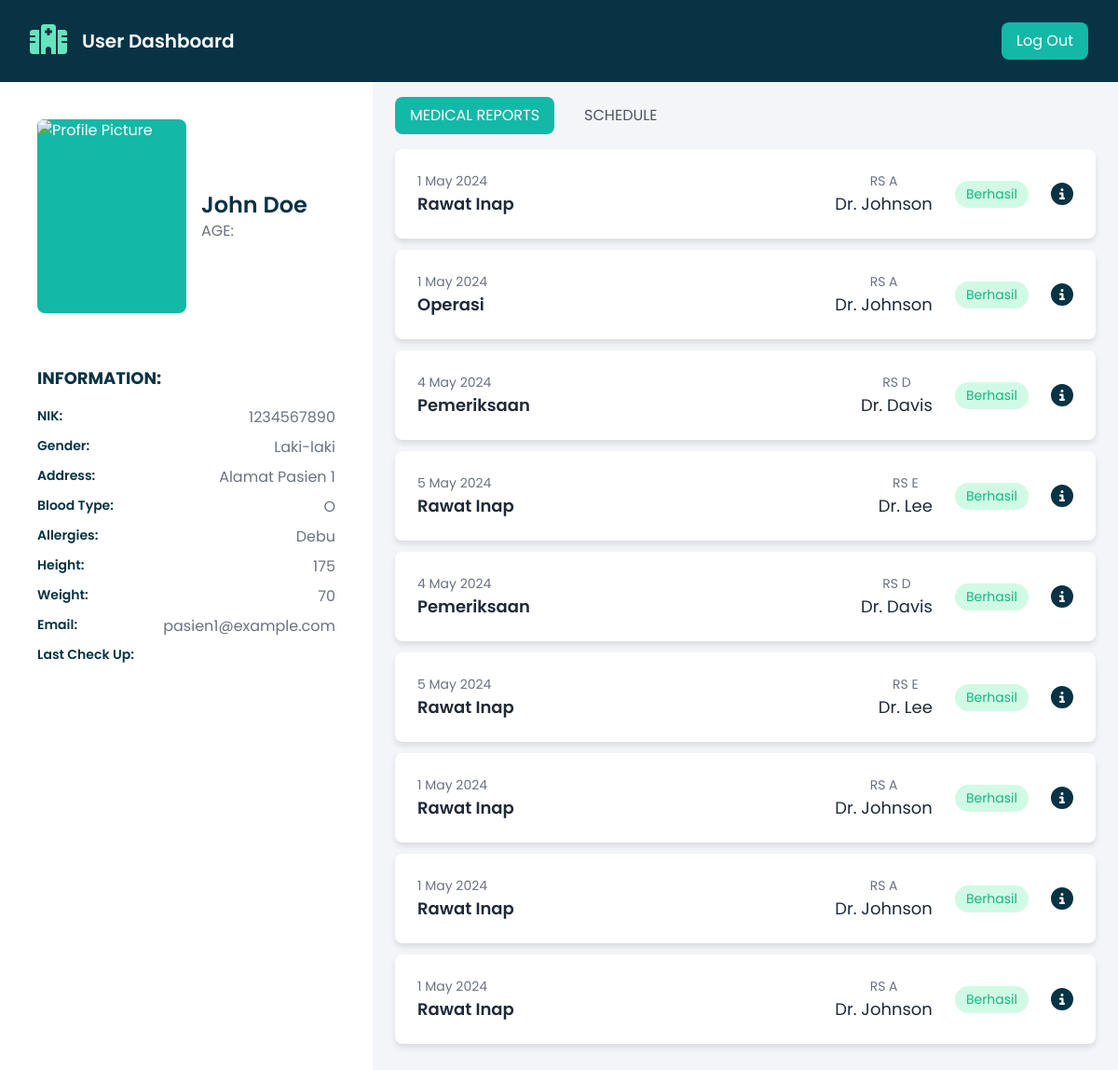
Page /userdashboard.php on the committed database.
### tables this page shows
create table pasien
		(
			id     int,
			NIK varchar(100) primary key,
			password varchar(100) not null,
			email    varchar(100) not null,
			usertype varchar(20)  null,
			nama_pasien varchar(100) not null,
			Tanggal_Lahir DATE,
			alamat    varchar(100) not null,
			tinggi int not null,
			berat_badan int not null,
			golongan_darah varchar(5) not null,
			alergi varchar(100) not null,
			no_telepon_pasien varchar(100) not null,
			jenis_kelamin varchar(100) not null
		);

CREATE TABLE riwayat (
			riwayat_id INT PRIMARY KEY,
			NIK VARCHAR(10),
			rumahsakit_id INT,
			tenagamedis_id INT,
			tanggal_riwayat DATE,
			jenis_layanan VARCHAR(100),
			keterangan_penyakit VARCHAR(255),
			FOREIGN KEY (NIK) REFERENCES pasien(NIK),
			FOREIGN KEY (rumahsakit_id) REFERENCES rumah_sakit(rumahsakit_id),
			FOREIGN KEY (tenagamedis_id) REFERENCES tenaga_medis(tenagamedis_id)
		);

CREATE TABLE Rumah_Sakit (
			rumahsakit_id INT PRIMARY KEY,
			nama_rumahsakit VARCHAR(100),
			alamat VARCHAR(255),
			no_telepon VARCHAR(15),
			kota VARCHAR(100)
		);

create table tenaga_medis
		(
			id     int,
			tenagamedis_id INT primary key,
			rumahsakit_id INT,
			password varchar(100) not null,
			email    varchar(100) not null,
			usertype varchar(20)  null,
			nama_tenagamedis varchar(100) not null,
			spesialisasi    varchar(100) not null,
			jenis_Kelamin varchar(100) not null,
			no_telepon_tenagamedis varchar(100) not null,
			FOREIGN KEY (rumahsakit_id) REFERENCES rumah_sakit(rumahsakit_id)
		);

### userdashboard.php (the view, shortened to what this page needs)
<?php
    include_once 'includes/dbhinc.php';
    $nik = '1234567890';
    $query = $pdo->prepare("SELECT * FROM pasien WHERE NIK = :nik");
    $query->execute(['nik' => $nik]);
    $user = $query->fetch(PDO::FETCH_ASSOC);
    $query = $pdo->prepare("SELECT * FROM riwayat WHERE NIK = :nik");
    $query->execute(['nik' => $nik]);
    $reports = $query->fetchAll(PDO::FETCH_ASSOC);
?>
<!DOCTYPE html>
<html lang="en">
<head>
    <link rel="stylesheet" href="css/userstyle.css" />
    <script src="https://cdn.tailwindcss.com"></script>
    <link
      rel="stylesheet"
      href="https://cdnjs.cloudflare.com/ajax/libs/font-awesome/6.4.0/css/all.min.css"
    />
</head>
<body>
    <header class="bg-cyan-950">
      <nav
        class="mx-auto flex max-w-7xl items-center justify-between p-6 lg:px-8"
        aria-label="Global"
      >
        <div class="flex lg:flex-1">
          <a href="#" class="-m-1.5 p-1.5">
          </a>
          <p class="mx-4 py-1 text-white text-xl font-semibold">
            User Dashboard
          </p>
        </div>
        <div class="hidden lg:flex lg:flex-1 lg:justify-end">
          <button
            class="flex bg-teal-500 text-white px-4 py-2 rounded-lg font-regular"
          >
            Log Out
          </button>
        </div>
      </nav>
    </header>
    <div class="flex">
      <div class="w-1/3 bg-white">
        <div class="flex items-center mb-4 p-10">
          <img
            src=""
            alt="Profile Picture"
            class="bg-teal-500 text-white h-52 w-40 flex items-center justify-center rounded-lg mr-4"
          />
          <div>
            <h2 class="text-2xl font-semibold text-cyan-950"><?php echo htmlspecialchars($user['nama_pasien']); ?></h2>
            <p class="text-gray-500">AGE: <?php echo htmlspecialchars($user['Usia']); ?></p>
          </div>
        </div>
        <div class="px-10">
          <h3 class="text-lg font-bold mb-4 text-cyan-950">INFORMATION:</h3>
          <div class="grid grid-cols-1 gap-2">
            <div class="flex justify-between">
              <span class="font-semibold text-cyan-950 text-sm">NIK:</span>
              <span class="text-gray-500"><?php echo htmlspecialchars($user['NIK']); ?></span>
            </div>
            <div class="flex justify-between">
              <span class="font-semibold text-cyan-950 text-sm">Gender:</span>
              <span class="text-gray-500"><?php echo htmlspecialchars($user['jenis_kelamin']); ?></span>
            </div>
            <div class="flex justify-between">
              <span class="font-semibold text-cyan-950 text-sm">Address:</span>
              <span class="text-gray-500"><?php echo htmlspecialchars($user['alamat']); ?></span>
            </div>
            <div class="flex justify-between">
              <span class="font-semibold text-cyan-950 text-sm">Blood Type:</span>
              <span class="text-gray-500"><?php echo htmlspecialchars($user['golongan_darah']); ?></span>
            </div>
            <div class="flex justify-between">
              <span class="font-semibold text-cyan-950 text-sm">Allergies:</span>
              <span class="text-gray-500"><?php echo htmlspecialchars($user['alergi']); ?></span>
            </div>
            <div class="flex justify-between">
              <span class="font-semibold text-cyan-950 text-sm">Height:</span>
              <span class="text-gray-500"><?php echo htmlspecialchars($user['tinggi']); ?></span>
            </div>
            <div class="flex justify-between">
              <span class="font-semibold text-cyan-950 text-sm">Weight:</span>
              <span class="text-gray-500"><?php echo htmlspecialchars($user['berat_badan']); ?></span>
            </div>
            <div class="flex justify-between">
              <span class="font-semibold text-cyan-950 text-sm">Email:</span>
              <span class="text-gray-500"><?php echo htmlspecialchars($user['email']); ?></span>
            </div>
            <div class="flex justify-between">
              <span class="font-semibold text-cyan-950 text-sm"
                >Last Check Up:</span
              >
            </div>
          </div>
        </div>
      </div>
      <div class="w-2/3">
        <div class="bg-[#f4f5f8] px-6 py-4 h-screen">
          <div class="flex space-x-4 mb-4">
            <button
              id="medical-reports-tab"
              class="bg-teal-500 text-white px-4 py-2 rounded-lg"
            >
              MEDICAL REPORTS
            </button>
            <button
              id="schedule-tab"
              class="text-gray-600 px-4 py-2 rounded-lg"
            >
              SCHEDULE
            </button>
          </div>
          <div id="medical-reports-content" class="tab-content active">
              <?php foreach ($reports as $report) : ?>
                  <div class="card-container">
                      <div class="card">
                          <div class="card-minimized">
                              <div class="card-info">
                                  <p class="date"><?php echo date('j F Y', strtotime($report['tanggal_riwayat'])); ?></p>
                                  <p class="title"><?php echo $report['jenis_layanan']; ?></p>
                              </div>
                              <div class="card-attribute">
                                  <div class="pj-info">
                                      <?php
                                      $query = $pdo->prepare("SELECT * FROM Rumah_Sakit WHERE rumahsakit_id = :id");
                                      $query->execute(['id' => $report['rumahsakit_id']]);
                                      $rs_info = $query->fetch(PDO::FETCH_ASSOC);
                                      ?>
                                      <p class="place"><?php echo $rs_info['nama_rumahsakit']; ?></p>
                                      <?php
                                      $query = $pdo->prepare("SELECT * FROM tenaga_medis WHERE tenagamedis_id = :id");
                                      $query->execute(['id' => $report['tenagamedis_id']]);
                                      $tm_info = $query->fetch(PDO::FETCH_ASSOC);
                                      ?>
                                      <p class="dr_name"><?php echo $tm_info['nama_tenagamedis']; ?></p>
                                  </div>
                                  <span class="status">Berhasil</span>
                                  <button class="icon-button" id="open-modal-btn">
                                </button>
                              </div>
                          </div>
                      </div>
                  </div>
              <?php endforeach; ?>
          </div>
        </div>
      </div>
    </div>
  </body>
</html>

### css/userstyle.css (style rules this page uses)
body { font-family: "Poppins", sans-serif; background-color: #f7f7f7; margin: 0; height: 100%; }
.tab-content { display: none; }
.tab-content.active { display: block; }
.card-container { max-width: 64rem; margin: 0 auto; }
.card { background-color: white; padding: 1.5rem; border-radius: 0.5rem; box-shadow: 0 4px 6px rgba(0, 0, 0, 0.1); display: flex; flex-direction: column; margin-bottom: 0.75rem; }
.card-minimized { display: flex; justify-content: space-between; align-items: center; overflow: hidden; max-width: 100%; }
.card-info { display: flex; flex-direction: column; }
.pj-info { display: flex; flex-direction: column; text-align: center; }
.date { color: #6b7280; font-size: 0.875rem; }
.place { color: #6b7280; font-size: 0.875rem; text-align: center; }
.title { font-size: 1.125rem; font-weight: 600; color: #1f2937; }
.card-attribute { display: flex; align-items: center; gap: 1.5rem; }
.dr_name { font-size: 1.125rem; color: #1f2937; }
.status { background-color: #d1fae5; color: #10b981; padding: 0.25rem 0.75rem; border-radius: 9999px; font-size: 0.875rem; }
.icon-button { background: none; border: none; cursor: pointer; padding: 0; }
.icon { height: 1.5rem; width: 1.5rem; color: rgb(107, 114, 128); }

### rows in the picture
pasien: nama_pasien "John Doe", NIK "1234567890", jenis_kelamin "Laki-laki", alamat "Alamat Pasien 1", golongan_darah "O", alergi "Debu", tinggi "175", berat_badan "70", email "pasien1@example.com"
riwayat: tanggal_riwayat "1 May 2024", jenis_layanan "Rawat Inap", rumahsakit.nama_rumahsakit "RS A", tenagamedis.nama_tenagamedis "Dr. Johnson"
riwayat: tanggal_riwayat "1 May 2024", jenis_layanan "Operasi", rumahsakit.nama_rumahsakit "RS A", tenagamedis.nama_tenagamedis "Dr. Johnson"
riwayat: tanggal_riwayat "4 May 2024", jenis_layanan "Pemeriksaan", rumahsakit.nama_rumahsakit "RS D", tenagamedis.nama_tenagamedis "Dr. Davis"
riwayat: tanggal_riwayat "5 May 2024", jenis_layanan "Rawat Inap", rumahsakit.nama_rumahsakit "RS E", tenagamedis.nama_tenagamedis "Dr. Lee"
riwayat: tanggal_riwayat "4 May 2024", jenis_layanan "Pemeriksaan", rumahsakit.nama_rumahsakit "RS D", tenagamedis.nama_tenagamedis "Dr. Davis"
riwayat: tanggal_riwayat "5 May 2024", jenis_layanan "Rawat Inap", rumahsakit.nama_rumahsakit "RS E", tenagamedis.nama_tenagamedis "Dr. Lee"
riwayat: tanggal_riwayat "1 May 2024", jenis_layanan "Rawat Inap", rumahsakit.nama_rumahsakit "RS A", tenagamedis.nama_tenagamedis "Dr. Johnson"
riwayat: tanggal_riwayat "1 May 2024", jenis_layanan "Rawat Inap", rumahsakit.nama_rumahsakit "RS A", tenagamedis.nama_tenagamedis "Dr. Johnson"
riwayat: tanggal_riwayat "1 May 2024", jenis_layanan "Rawat Inap", rumahsakit.nama_rumahsakit "RS A", tenagamedis.nama_tenagamedis "Dr. Johnson"
